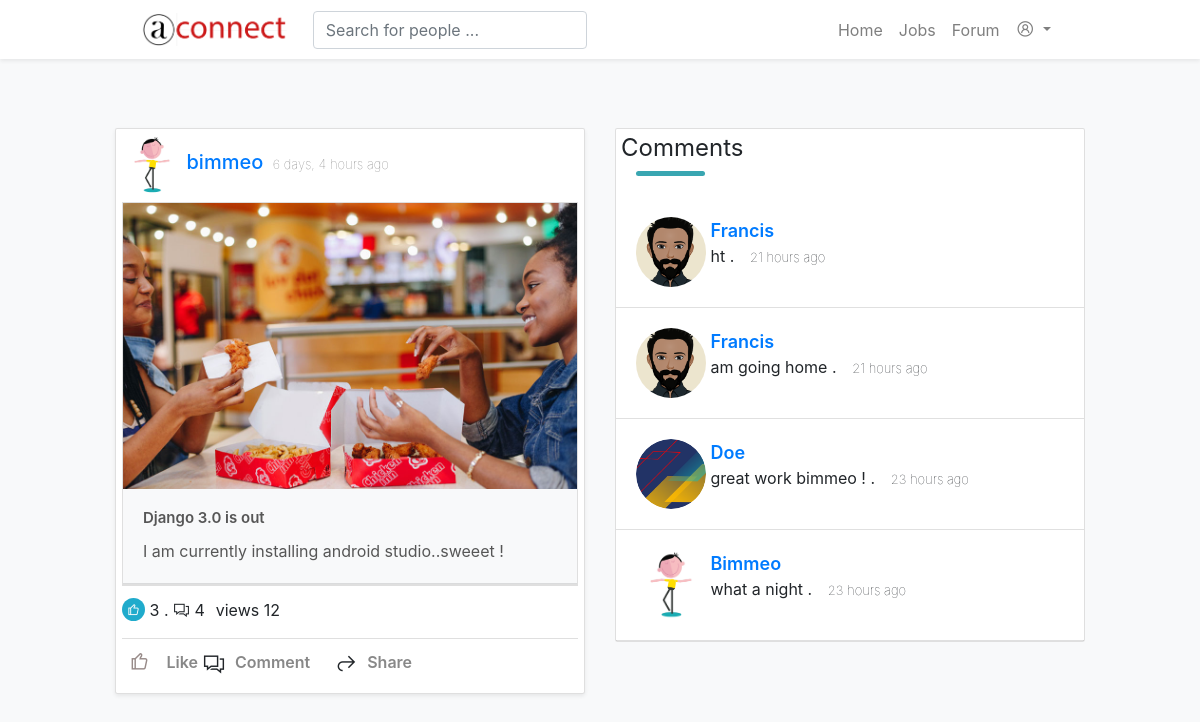
Page /post/detail/django-30-is-out/ on the committed database.
### apps/post/models.py (models this page shows, shortened)
class Post(models.Model):
	owner					= models.ForeignKey(to=settings.AUTH_USER_MODEL,
												related_name='posts',
												on_delete=models.CASCADE)
	title 					= models.CharField(max_length=125,blank=True,null=True)
	content					= models.TextField(max_length=250)
	slug 					= models.SlugField(max_length=125,unique=True,null=True,blank=True)
	photo					= models.ImageField(upload_to=photo_file_loc,blank=True,null=True,default='')
	users_like				= models.ManyToManyField(to=settings.AUTH_USER_MODEL,
													related_name='post_liked',
													blank=True)
	total_likes				= models.PositiveSmallIntegerField(default=0)
	views 					= models.PositiveSmallIntegerField(default=0,blank=True,null=True)
	created					= models.DateTimeField(auto_now_add=True)
	updated					= models.DateTimeField(auto_now=True)
	class Meta:
		ordering 			= ('-created',)
		verbose_name		= 'Post'
		verbose_name_plural = 'Posts'
	@property
	def created_by(self):
		return self.owner.username
	@property
	def created_at(self):
		return human_readable_time(self.created)
	@property
	def pic(self):
		if self.photo:
			return self.photo.url
		return
	pic_url = pic
	@property
	def comments_count(self):
		return self.comments.count() if self.comments else 0
	@property
	def post_comments(self):
		return self.comments.all()
	@property
	def likes_count(self):
		return self.total_likes

### apps/account/models.py (models this page shows, shortened)
class Profile(models.Model):
	owner					= 	models.OneToOneField(to=AUTH_USER_MODEL,related_name='profile',on_delete=models.CASCADE)
	pic 					= 	models.ImageField(upload_to=utils.profile_dp,blank=True,null=True)
	full_name				=   models.CharField(max_length=250,blank=True,null=True)
	phone_number			= 	models.CharField(max_length=13,blank=True,null=True)
	bio 					= 	models.TextField(max_length=110,blank=True,null=True)
	gender					= 	models.CharField(max_length=6,blank=True,null=True)
	dob						=   models.DateField(blank=True,null=True)
	created 				=   models.DateTimeField(auto_now_add=True)
	update					=   models.DateTimeField(auto_now=True)
	class Meta:
		ordering 			= ('-created',)
		verbose_name 		= 'Profile'
		verbose_name_plural = 'Profiles'
	def get_absolute_url(self):
		return reverse('account:user-profile',args=[str(self.owner.username)])
	@property
	def pic_url(self):
		if self.pic:
			return self.pic.url
		return utils.default_avatar_url()

### apps/comment/models.py (models this page shows, shortened)
class Comment(models.Model):
	user 		= models.ForeignKey(to=settings.AUTH_USER_MODEL,on_delete=models.CASCADE,related_name='comment_by')
	post 		= models.ForeignKey(to=Post,on_delete=models.CASCADE,related_name='comments')
	content 	= models.CharField(max_length=255)
	created 	= models.DateTimeField(auto_now_add=True)
	update		= models.DateTimeField(auto_now=True)
	class Meta:
		ordering 			= ('-created',)
		verbose_name		= 'Comment'
		verbose_name_plural = 'Comments'
	@property
	def readable_time(self):
		return utils.human_readable_time(self.created)

### apps/post/views.py (the view)
# urls.py: path('detail/<str:slug>/',views.post_view,name='post-view'),
def post_view(request,slug = None):
	if not slug is None:
		post_instance = get_object_or_404(Post,slug = slug.strip())
		viewed_by_session(request,post_instance)
		comments = post_instance.post_comments
	return render(request,'post/post_detail_view.html',
		{'post':post_instance,
		'comments':comments})

### apps/common/utils.py (called while the page is built)
def human_readable_time(datetime_object = None):
	if not datetime_object:
		return
	return humanize.naturaltime(datetime_object)

### apps/context_processors.py (called while the page is built)
def is_auth(request):
	flag = None
	if not request.user.is_authenticated:
		flag = False
	if not isinstance(request.user,get_user_model()):
		flag = False
	if not (request.user.is_staff or request.user.is_superuser or request.user.is_active):
		flag = False
	else:
		flag = True
	return {'is_auth':flag}

### apps/post/views.py (called while the page is built)
def viewed_by_session(request,post_obj):
	session_key = 'viewed_topic_{}'.format(post_obj.id)
	if not request.session.get(session_key,False):
		post_obj.views += 1
		post_obj.save()
		request.session[session_key] = True

### templates/post/post_detail_view.html (shortened to what this page needs)
{% extends 'layout.html' %}
{% load static from staticfiles %}
{% block content %}
<div class="container-fluid container--fluid--wrap">
	<div class="row">
		<div class="col-lg-5 offset-lg-1">
					 <div class="card shadow-sm middle-content-card post-space--bottom">
						    	<div class="post-card-top-avatar-wrap clearfix">
						    		{% if post.owner.profile.pic %}
						    		<img src="{{post.owner.profile.pic_url }}" alt="..." class="avatar-sizing rounded-circle">
						    		{% else %}
						    		<img src="{% static 'images/avatar/default_avatar.jpeg' %}" alt="..." class="avatar-sizing rounded-circle">
						    		{% endif %}
						    		<h5 style="display: inline-block;"><a href="{{post.owner.profile.get_absolute_url}}">{{post.created_by}}</a></h5>
						    		<span class="post-create-at">{{ post.created_at}}</span>
						    	</div>
						    <div  class='post--card-wrap'>
						    	<a href="{% url 'post:post-view' post.slug %}" style="text-decoration: none;color:#565656;">
						    	{% if post.pic %}
								    <img src="{{post.pic}}" class="card-img-top" alt="...">
								    {% endif %}
								    <div class="card-body">
								      <h5 class="card-title">{{post.title}}</h5>
								      <p class="card-text">{{post.content}}</p>
								    </div>
								</a>
							</div>
							<div class="card-footer parent-wrap" style="background: #fff;padding:.75rem 0 !important">
						      <div class="clearfix like-comment-report-wrap-div">
						      	<p class="like-para">
						      		<i class="la la-thumbs-up la-thumbs-up--circle"></i>
						      		<span>{{post.likes_count}}</span>
						      	</p>
						      	<span>.</span>
						      	<p class="comment-para">
						      		<i class="la la-comments la-comments-icon"></i>
						      		<span>{{post.comments_count}}</span>
						      	</p>
						      	<p class="comment-para views-wrap-p">
						      		<span>views</span>
						      		<span>{{ post.views }}</span>
						      	</p>
						      </div>
						      <div class="card-divider-comments"></div>
						      <div class="like-comment-action-icon-div">
						      	{% if is_auth %}
						      	<form action="{% url 'post:post-like-unlike' %}" method="POST" class="like-form">
						      		{% csrf_token %}
						      		<input type="hidden" name="post_id" value="{{post.id}}">
						      		<button>
						      			{% if request.user in post.post_users_like %}
						      			<i class='la la-thumbs-down la-like--action-icon unliked'></i>
						      			{% else %}
						      			<i class='la la-thumbs-up la-like--action-icon liked'></i>
						      			{% endif %}
						      		</button>
						      		<span class="like-text icon-text">Like</span>
						      	</form>
						      	{% else %}
						      	<form action="" method="" class="like-form">
						      		<button>
						      			<i class='la la-thumbs-up la-like--action-icon unliked'></i>
						      		</button>
						      		<span class="like-text icon-text">Like</span>
						      	</form>
						      	{% endif %}
						      	<span class="action-comment-span space-action-span comment-action-js">
						      		<i class='la la-comments la-comment-action-icon'></i>
						      		<span class="comment-text icon-text">Comment</span>
						      	</span>
						      	<span class="action-share-span space-action-span">
						      		<i class='la la-share la-comment-action-icon'></i>
						      		<span class="share-text icon-text">Share</span>
						      	</span>
						      </div>
						    </div>
						  </div>
		</div>
		<div class="col-lg-5">
			<div class="card">
			  <div class="card--title">
			  	<h4>Comments</h4>
			  	<div class="comment-underline"></div>
			  </div>
			  {% if comments %}
				  {% for comment in comments %}
					  <div class="card-body post-comment-wrap">
					  	{% if comment.user.profile.pic %}
					  	<img src="{{ comment.user.profile.pic_url }}" alt="" style="width: 70px;height: 70px;max-width: 100%;border-radius: 50%;display: inline-block;vertical-align: top !important;"/>
					  	{% else %}
					    <img src="{% static 'images/avatar/default_avatar.jpeg' %}" alt="" style="width: 70px;height: 70px;max-width: 100%;border-radius: 50%;display: inline-block;vertical-align: top !important;"/>
					  	{% endif %}
						    <div class="comment-content">
						    	<p class="username-parag"><a href="{{comment.user.profile.get_absolute_url}}">{{ comment.user.username }}</a></p>
						    	<p>{{ comment.content }} .<span class="time-reads">{{comment.readable_time}}</span></p>
						    </div>
					  </div>
				  {% endfor %}
			  {% else %}
			  <p class="no-comments">No Comments can be found for this post.</p>
			  {% endif %}
			</div>
		</div>
	</div>
</div>
{% endblock %}

### templates/layout.html (shortened to what this page needs)
{% load static %}
<!DOCTYPE html>
<html lang="en">
<head>
    <link rel="stylesheet" href="{% static 'css/vendors/line-awesome/line-awesome.min.css' %}">
    <link rel="stylesheet" href="{% static 'css/vendors/bootstrap/bootstrap.min.css' %}">
    <link rel="stylesheet" href="{% static 'css/style.css' %}">
</head>
<body>
{% include 'partials/_nav.html' %}
{% block content %}
{% endblock %}
</body>
</html>

### templates/partials/_nav.html (shortened to what this page needs)
{% load static from staticfiles %}
<nav class="navbar navbar-expand-lg navbar-light bg-light shadow-sm app-nav fixed-top">
<div class="container-fluid nav--container-padding">
  <a class="navbar-brand " href="/">
    <img class='logo-img-tag' src="{% static 'images/logo/logo.png' %}" alt="" style="    height: 33px;
    width: auto;
    max-width: 100%;">
  </a>
  <form class="form-inline" action="{% url 'search:query' %}" method="">
    <input class="form-control ml-sm-2 search-query" type="search" name="query" value="{{request.query}}" placeholder="Search for people ...">
  </form>
  <div class="collapse navbar-collapse " id="navbarText">
    <ul class="navbar-nav ml-auto">
      <li class="nav-item">
        <a class="nav-link" href="/">Home</a>
      </li>
      <li class="nav-item">
        <a class="nav-link" href="#">Jobs</a>
      </li>
      <li class="nav-item">
        <a class="nav-link" href="#">Forum</a>
      </li>
      <li class="nav-item dropdown">
        <a class="nav-link dropdown-toggle" href="#" id="navbarDropdownMenuLink" role="button" data-toggle="dropdown" aria-haspopup="true" aria-expanded="false">
          <i class="la la-user-circle" style="font-size: 19px;"></i>
        </a>
      </li>
    </ul>
  </div>
 </div>
</nav>

### staticfiles/static_env/css/style.css (style rules this page uses)
body { background: #f8f9fa !important; }
.nav--container-padding { padding-left: 7.8em; padding-right: 7.8em; }
.container--fluid--wrap { margin-top: 8em; }
.app-nav { background: #fff !important; }
.card { border-radius: .15rem !important; }
.card .post--card-wrap { background: #f8f9fa; border: 1px solid #dfdfdf; }
.post-space--bottom { margin: 0 0 1.6em 0 !important; }
.card img.card-img-top { border-top-left-radius: 0; border-top-right-radius: 0; }
.post-card-top-avatar-wrap { margin-bottom: .466rem; }
.post-card-top-avatar-wrap .avatar-sizing { width: 60px; height: 60px; }
.avatar-sizing { width: 60px; height: 60px; }
.middle-content-card,.right-aside-card { padding: 6px; }
.card-divider-comments { background:rgba(0,0,0,.125); height:1px;width: auto; }
.like-para,.comment-para { display: inline-block; }
.la-thumbs-up--circle { font-size: 15px; background:#20abcc; border-radius: 50%; padding: 5px 4px 3px 4px; color: #fbfbfb; }
.la-comments-icon { font-size: 17px; }
.la-like--action-icon,.la-comment-action-icon { font-size:23px; margin-right:5px; vertical-align: bottom; }
.icon-text { font-weight: 600; color: #888888; cursor: pointer; }
.space-action-span { margin-right:1.25rem; cursor: pointer; }
.like-comment-action-icon-div { margin-top: .65rem; }
.views-wrap-p { margin-left: .4rem; }
.post-create-at { font-size: 13px; color: #7b7b7b; margin-left: 5px; font-weight: 100; }
.like-form { display: inline-block; }
.like-form button { background: transparent; outline: none; border:none !important; cursor: pointer !important; }
.unliked { color:#978a88; }
h5.card-title { font-size: 15px !important; font-weight: 600; }

### rows in the picture
Post: owner.profile.pic_url (picture), created_by "bimmeo", created_at "6 days, 4 hours ago", pic (picture), title "Django 3.0 is out", content "I am currently installing android studio..sweeet !", likes_count "3", comments_count "4", views "12"
Comment: user.profile.pic_url (picture), user.username "Francis", content "ht", readable_time "21 hours ago"
Comment: user.profile.pic_url (picture), user.username "Francis", content "am going home", readable_time "21 hours ago"
Comment: user.profile.pic_url (picture), user.username "Doe", content "great work bimmeo !", readable_time "23 hours ago"
Comment: user.profile.pic_url (picture), user.username "Bimmeo", content "what a night", readable_time "23 hours ago"
